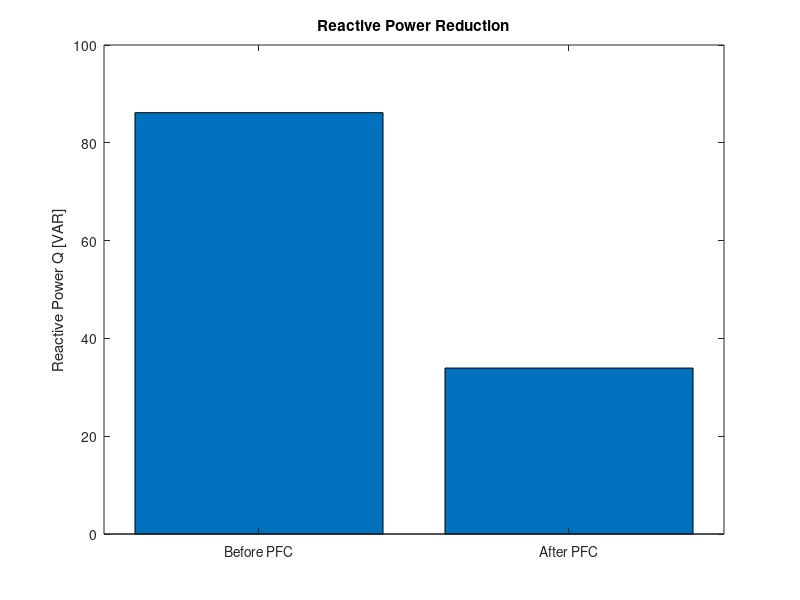

Source code (MATLAB):
% Measurements Before PFC
P_before = 100; V_before = 220; I_before = 0.6;
S_before = V_before * I_before;
Q_before = sqrt(S_before^2 - P_before^2);
pf_before = P_before / S_before;

% Measurements After PFC
P_after = 100; V_after = 220; I_after = 0.48;
S_after = V_after * I_after;
Q_after = sqrt(S_after^2 - P_after^2);
pf_after = P_after / S_after;

% Bar chart comparison
bar([Q_before, Q_after]);
set(gca, 'XTickLabel', {'Before PFC', 'After PFC'});
ylabel('Reactive Power Q [VAR]');
title('Reactive Power Reduction');
